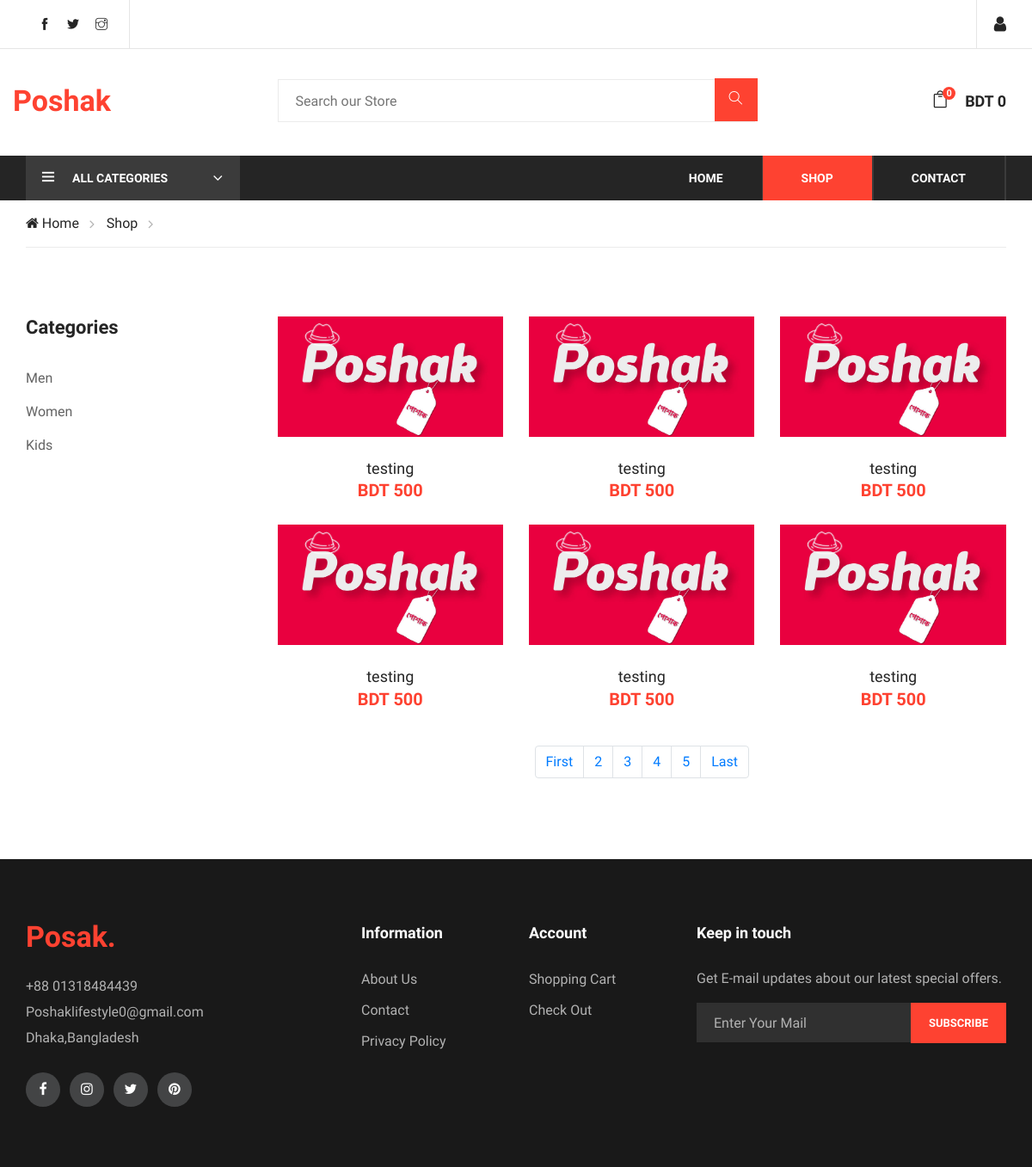
The page /shop.php on the database its author committed.
### tables this page shows
CREATE TABLE `category` (
  `cat_id` int(10) NOT NULL,
  `cat_title` text NOT NULL,
  `cat_desc` text NOT NULL
);

CREATE TABLE `products` (
  `products_id` int(10) NOT NULL,
  `p_cat_id` int(10) NOT NULL,
  `cat_id` int(10) NOT NULL,
  `date` timestamp NOT NULL DEFAULT current_timestamp() ON UPDATE current_timestamp(),
  `product_title` text NOT NULL,
  `product_img1` text NOT NULL,
  `product_img2` text NOT NULL,
  `product_price` int(10) NOT NULL,
  `product_keywords` text NOT NULL,
  `product_desc` text NOT NULL
);

### shop.php (the view, shortened to what this page needs)
<?php
include("functions.php");
include("header.php");
?>
<div class="breacrumb-section">
    <div class="container">
        <div class="row">
            <div class="col-lg-12">
                <div class="breadcrumb-text">
                    <a href="index.php"><i class="fa fa-home"></i> Home</a>
                    <a href="shop.php">Shop</a>
                </div>
            </div>
        </div>
    </div>
</div>
<section class="product-shop spad">
    <div class="container">
        <div class="row">
            <div class="col-lg-3 col-md-6 col-sm-8 order-2 order-lg-1 produts-sidebar-filter">
                <div class="filter-widget">
                    <h4 class="fw-title">Categories</h4>
                    <ul class="filter-catagories">
                        <?php
                        getCat();
                        ?>
                    </ul>
                </div>
            </div>
            <div class="col-lg-9 order-1 order-lg-2">
                <div class="product-list">
                    <div class="row">
                        <?php
                        if (!isset($_GET['p_cat_id'])) {
                            if (!isset($_GET['cat_id'])) {
                                $per_page = 6;
                                if (isset($_GET['page'])) {
                                    $page = $_GET['page'];
                                } else {
                                    $page = 1;
                                }
                                $start_from = ($page - 1) * $per_page;
                                $get_products = "select * from products order by 1 DESC LIMIT $start_from,$per_page";
                                $run_products = mysqli_query($con, $get_products);
                                while ($row_products = mysqli_fetch_array($run_products)) {
                                    $products_id = $row_products['products_id'];
                                    $product_title = $row_products['product_title'];
                                    $product_price = $row_products['product_price'];
                                    $product_img1 = $row_products['product_img1'];
                                    echo "
                                    <div class='col-lg-4 col-sm-6'>
                                    <div class='product-item'>
                                        <div class='pi-pic' style='max-height:350px'>
                                            <img src='img/products/$product_img1' alt='$product_title'>
                                            <ul>
                                                <li class='quick-view'><a href='product.php?product_id=$products_id' style='background:#fe4231;color:white'>View Details</a></li>
                                            </ul>
                                        </div>
                                        <div class='pi-text'>
                                            <div class='catagory-name'></div>
                                            <a href='product.php?product_id=$products_id'>
                                                <h5>$product_title</h5>
                                            </a>
                                            <div class='product-price'>
                                            BDT $product_price
                                            </div>
                                        </div>
                                    </div>
                                </div>
                                ";
                                }
                        ?>
                    </div>
                    <div class="row" style="display:flex;justify-content:center; padding:14px">
                        <ul class="pagination">
                    <?php
                                $query = "select * from products";
                                $result = mysqli_query($con, $query);
                                $total_records = mysqli_num_rows($result);
                                $total_pages = ($total_records / $per_page);
                                $total_pages = ceil($total_pages);
                                if ($total_pages <= 1) {
                                    echo "";
                                } else {
                                    echo "
                        <li class='page-item'>
                            <a class='page-link' href='shop.php?page=1'>
                                First
                            </a>
                        </li>
                        ";
                                    for ($i = 2; $i < $total_pages; $i++) {
                                        echo "
                            <li class='page-item'><a class='page-link' href='shop.php?page=" . $i . "'>" . $i . "</a></li>
                            ";
                                    }
                                    echo "
                        <li class='page-item'>
                            <a class='page-link' href='shop.php?page=$total_pages'>
Last
                            </a>
                        </li>
                        ";
                                }
                            }
                        }
                    ?>
                        </ul>
                    </div>
                </div>
            </div>
        </div>
</section>
<?php
include('footer.php');
?>
</body>
</html>

### functions.php (shortened to what this page needs)
<?php
$db = mysqli_connect('localhost', 'root', '', 'threaderz_store');
function getCat()
{
    global $db;
    $get_cats = "select * from category";
    $run_cats = mysqli_query($db, $get_cats);
    while ($row_cats = mysqli_fetch_array($run_cats)) {
        $cat_id = $row_cats['cat_id'];
        $cat_title = $row_cats['cat_title'];
        echo "
        <li class='hovclass'><a href='shop.php?cat_id=$cat_id'>$cat_title</a></li>
        ";
    }
}
function items()
{
    global $db;
    $c_id=null;
    if (isset($_SESSION['user_id'])) {
        $c_id= $_SESSION['user_id'];
    }
    $get_items = "select * from cart where c_id = '$c_id'";
    $run_items = mysqli_query($db, $get_items);
    $count_items = mysqli_num_rows($run_items);
    echo $count_items;
}
function total_price()
{
    $total = 0;
    echo "BDT " . $total;
}

### css/style.css (style rules this page uses)
html, body { height: 100%; font-family: "Muli", sans-serif; }
h1, h2, h3, h4, h5, h6 { margin: 0; color: #111111; font-weight: 400; font-family: "Muli", sans-serif; }
h4 { font-size: 24px; }
h5 { font-size: 18px; }
img { max-width: 100%; }
ul, ol { padding: 0; margin: 0; }
.spad { padding-top: 100px; padding-bottom: 100px; }
.product-item { margin-bottom: 26px; }
.product-item .pi-pic { max-height: 330px; }
.product-item .pi-pic { overflow: hidden; position: relative; }
.product-item .pi-pic img { min-width: 100%; }
.product-item .pi-text { text-align: center; padding-top: 26px; }
.product-item .pi-text a { display: block; }
.product-item .pi-text a h5 { color: #252525; }
.product-item .pi-text .product-price { color: #fe4231; font-size: 20px; font-weight: 700; }
.breadcrumb-text { border-bottom: 1px solid #ebebeb; padding: 15px 0; }
.breadcrumb-text a { display: inline-block; font-size: 16px; color: #252525; margin-right: 28px; position: relative; }
.breadcrumb-text a:after { position: absolute; right: -18px; top: 0px; content: ""; font-family: "FontAwesome"; font-size: 16px; color: #b2b2b2; }
.product-shop { padding-top: 80px; padding-bottom: 80px; }
.filter-widget { margin-bottom: 45px; }
.filter-widget .fw-title { color: #252525; font-size: 22px; font-weight: 700; margin-bottom: 26px; }
.filter-widget .filter-catagories li { list-style: none; }
.filter-widget .filter-catagories li a { display: inline-block; color: #636363; font-size: 16px; line-height: 39px; }
.product-list .product-item { margin-bottom: 25px; }
@media only screen and (min-width: 1200px) { .container { max-width: 1170px; } }

### rows shown on the page
category: cat_title "Men"
category: cat_title "Women"
category: cat_title "Kids"
products: product_img1 (picture), product_title "testing", product_price "500"
products: product_img1 (picture), product_title "testing", product_price "500"
products: product_img1 (picture), product_title "testing", product_price "500"
products: product_img1 (picture), product_title "testing", product_price "500"
products: product_img1 (picture), product_title "testing", product_price "500"
products: product_img1 (picture), product_title "testing", product_price "500"

### other values the page prints
$count_items "0"
$total "0"
